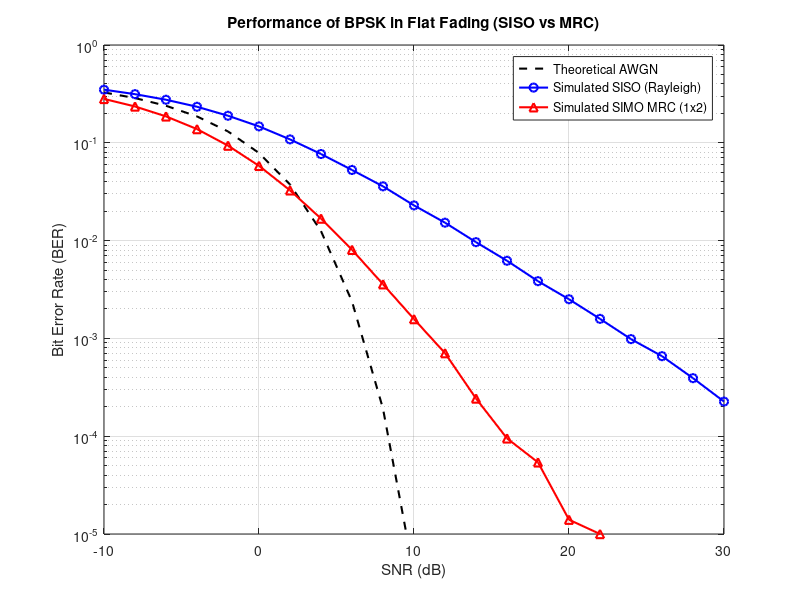

Here is the MATLAB script that generated this plot:
close all;
clear all;
clc;

%% 1. Tham số mô phỏng
N = 10^6;               % Số lượng bit
SNR_dB = -10:2:30;      % Dải SNR (dB)
SNR_lin = 10.^(SNR_dB/10); 
len = length(SNR_dB);

% Tạo dữ liệu phát (BPSK: 1 -> 1, 0 -> -1)
x = randi([0,1], 1, N); 
x_in = 2*x - 1; 

% Khởi tạo mảng lưu kết quả
BER_SISO = zeros(1, len);
BER_SIMO_MRC = zeros(1, len);

%% 2. Vòng lặp SNR
for i = 1:len
    % --- Kênh truyền Rayleigh (Chuẩn hóa công suất về 1) ---
    h1 = (randn(1,N) + 1i*randn(1,N)) / sqrt(2); 
    h2 = (randn(1,N) + 1i*randn(1,N)) / sqrt(2); 
    
    % --- Tạo nhiễu Gaussian ---
    % Công suất nhiễu N0 = 1/SNR (với công suất tín hiệu Ps = 1)
    sigma = sqrt(1 / (2 * SNR_lin(i)));
    n1 = sigma * (randn(1,N) + 1i*randn(1,N));
    n2 = sigma * (randn(1,N) + 1i*randn(1,N));
    
    % --- Tín hiệu nhận ---
    y1 = h1 .* x_in + n1;
    y2 = h2 .* x_in + n2;
    
    %% --- Receiver 1: SISO (Single Input Single Output) ---
    % Cân bằng kênh (Zero Forcing / Phase correction)
    % y_hat = y1 ./ h1; 
    % Tuy nhiên để tránh chia cho 0 và tối ưu cho BPSK, ta dùng nhân liên hợp:
    y_detect_SISO = y1 .* conj(h1); 
    
    % Quyết định cứng (Hard Decision)
    dec_SISO = real(y_detect_SISO) > 0; % Logic: >0 là bit 1, <0 là bit 0
    dec_SISO = double(dec_SISO); % Chuyển về dạng số 0/1 để so sánh
    
    % Tính BER SISO
    err_SISO = sum(dec_SISO ~= x);
    BER_SISO(i) = err_SISO / N;
    
    %% --- Receiver 2: SIMO MRC (Maximal Ratio Combining) ---
    % Công thức MRC: r = y1*h1' + y2*h2'
    y_comb = y1 .* conj(h1) + y2 .* conj(h2);
    
    % Quyết định cứng
    dec_MRC = real(y_comb) > 0;
    dec_MRC = double(dec_MRC);
    
    % Tính BER MRC
    err_MRC = sum(dec_MRC ~= x);
    BER_SIMO_MRC(i) = err_MRC / N;
    
    fprintf('SNR: %d dB | BER SISO: %e | BER MRC: %e\n', SNR_dB(i), BER_SISO(i), BER_SIMO_MRC(i));
end

%% 3. Tính đường lý thuyết (Theoretical)
BER_Theor_AWGN = 0.5 * erfc(sqrt(SNR_lin));      % Lý thuyết AWGN
BER_Theor_Rayleigh = 0.5 * (1 - sqrt(SNR_lin ./ (1 + SNR_lin))); % Lý thuyết Rayleigh 1 đường

%% 4. Vẽ đồ thị
figure;
% Đường lý thuyết AWGN (Tốt nhất có thể đạt được)
semilogy(SNR_dB, BER_Theor_AWGN, 'k--', 'LineWidth', 1.5); hold on;

% Kết quả mô phỏng
semilogy(SNR_dB, BER_SISO, 'b-o', 'LineWidth', 1.5);
semilogy(SNR_dB, BER_SIMO_MRC, 'r-^', 'LineWidth', 1.5);

grid on;
axis([-10 30 1e-5 1]);
legend('Theoretical AWGN', 'Simulated SISO (Rayleigh)', 'Simulated SIMO MRC (1x2)');
xlabel('SNR (dB)');
ylabel('Bit Error Rate (BER)');
title('Performance of BPSK in Flat Fading (SISO vs MRC)');